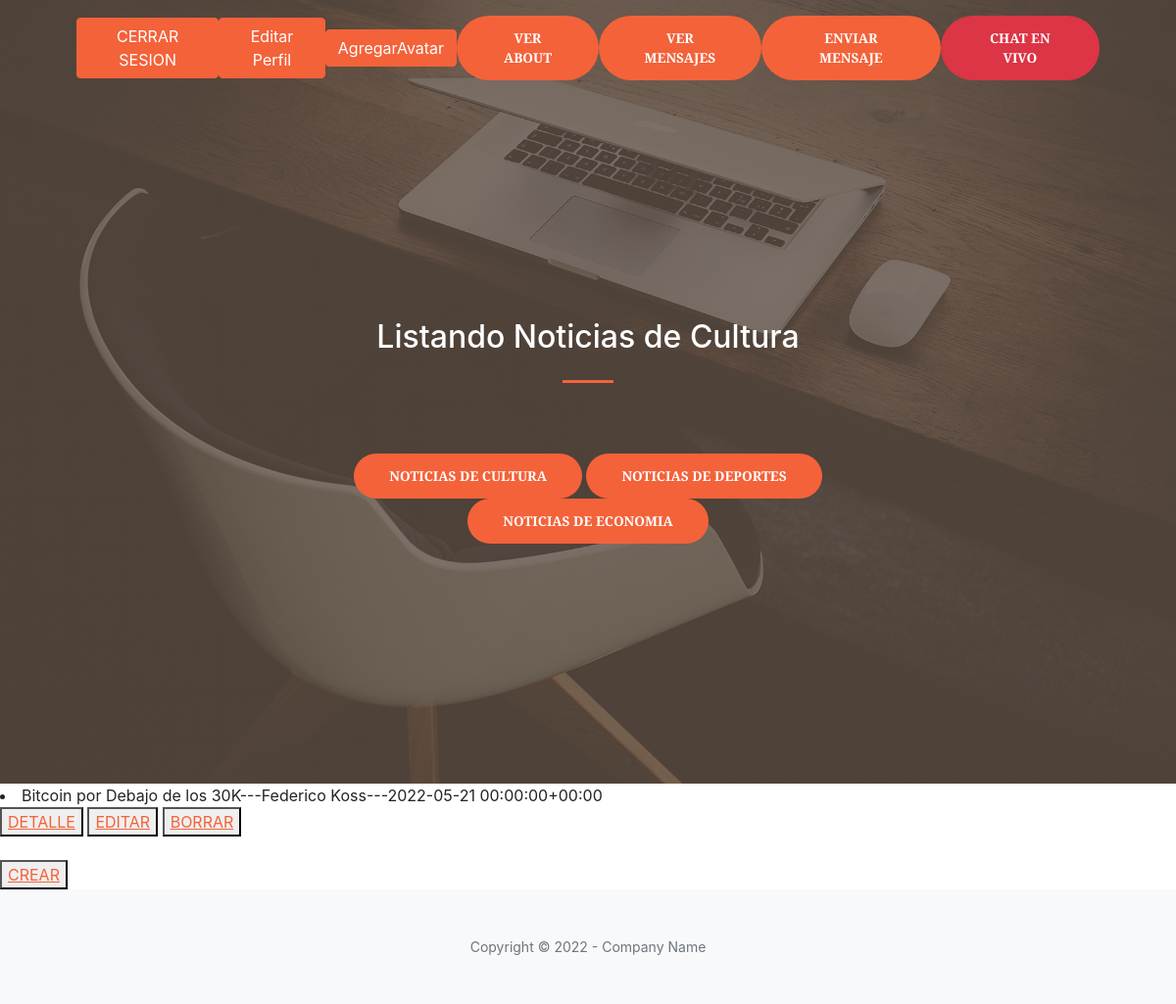
Page /culture/list/ (signed in) on the earlier database version.
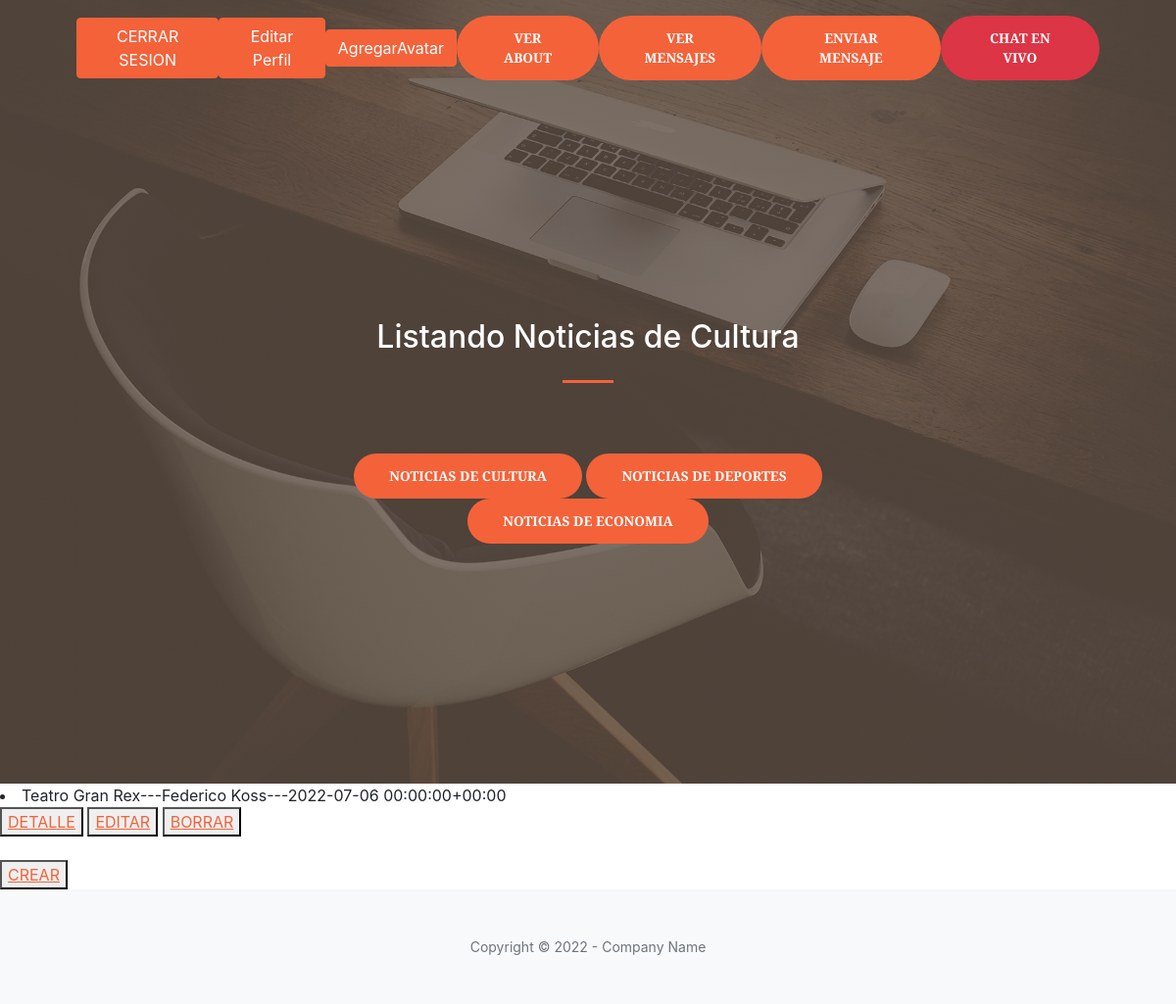
Same page on the later database version.
### AppBlog/models.py (models this page shows)
class Culture(models.Model):
    titulo = models.CharField(max_length=50)
    subtitulo= models.CharField(max_length=50)
    cuerpo = models.CharField(max_length=150)
    autor = models.CharField(max_length=50)
    fecha = models.DateTimeField(max_length=50)
    imagen = models.ImageField(upload_to='culture', blank=True, null=True)
    def __str__(self):
        return self.titulo +"---"+self.autor+"---"+str(self.fecha)

### AppBlog/views.py (the view)
# urls.py: path('culture/list/',CultureList.as_view(),name ='culture_listar' ),
class CultureList(LoginRequiredMixin,ListView):
    model = Culture
    template_name = 'AppBlog/culture_list.html'

### AppBlog/templates/AppBlog/culture_list.html
{% extends "AppBlog/padre.html" %}
{% load static %}
{% block titulo %}
<h2 style="color:white">Listando Noticias de Cultura</h2>
{% endblock %}
{% block cuerpo %}
{% for cult in object_list %}
<li>{{cult}}</li>
<button>
    <a href="{% url 'culture_detalle' cult.id %}">DETALLE</a>
</button>
<button>
    <a href="{% url 'culture_editar' cult.id %}">EDITAR</a>
</button>
<button>
    <a href="{% url 'culture_borrar' cult.id %}">BORRAR</a>
</button>
<br>
{% endfor %}
<br>
 <button>
    <a href="{% url 'culture_crear' %}">CREAR</a>
</button>
{% endblock %}

Differences in the rows shown:
removed Culture: titulo+autor+fecha "Bitcoin por Debajo de los 30K---Federico Koss---2022-05-21 00:00:00+00:00"
added Culture: titulo+autor+fecha "Teatro Gran Rex---Federico Koss---2022-07-06 00:00:00+00:00"
